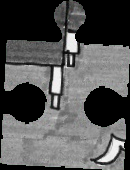
#> input picture segmented/piece_1.png, 130 x 170 px; its folder holds 4 pictures in this run
$ python ex.py   (older library calls are emulated)
#> lines starting #> are read from the running program, lines starting #| are printed output that depends on the picture; after the words box and inside, x2 and y2 are one past the last pixel; in counts of white or black regions, pixels touching at a corner belong together; long printed decimals are rounded
import copy
import cv2 as cv
import numpy as np
import math
from matplotlib import pyplot as plt #import function library which will be used
import scipy.signal


for k in [1]:
# part1 expand pieces to prepare for further processing
	pattern = cv.imread('./segmented/piece_'+str(k)+'.png')
#> pattern is the input picture: shape (170, 130, 3); mean B, G, R 83.5, 83.5, 83.4
	base = cv.imread('./segmented/piece_'+str(k)+'.png')
	rows = pattern.shape[0]
#> rows = 170
	cols = pattern.shape[1]
#> cols = 130
	pattern1=np.zeros([rows*3,cols*3,3],dtype=np.uint8)  #pattern will be turned to gray
	pattern2=np.zeros([rows*3,cols*3,3],dtype=np.uint8)  # remain colorful to be showed
	pattern3=np.zeros([rows*3,cols*3,3],dtype=np.uint8)  # finally rotate to horizontal and vertical
	pattern1[150:150+rows,150:150+cols,:]=base
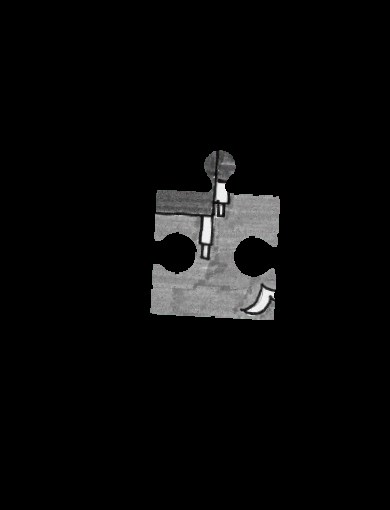
#> pattern1: shape (510, 390, 3); mean B, G, R 9.3, 9.3, 9.3
	pattern2[150:150+rows,150:150+cols,:]=base
	pattern3[150:150+rows,150:150+cols,:]=base
	# cv.imshow('',pattern1)
	# cv.waitKey(0)
	# cv.imwrite('./segmented/piece_'+'expand_'+'11'+'.png',pattern1)


	# part2 contour detect and draw out
	pattern1 = (0.3*pattern1[:,:,2] + 0.6*pattern1[:,:,1] + 0.1*pattern1[:,:,0]).astype(np.uint8)
#> pattern1: shape (510, 390)
	pattern1 = 255 * (pattern1 > 5 ).astype(np.uint8)
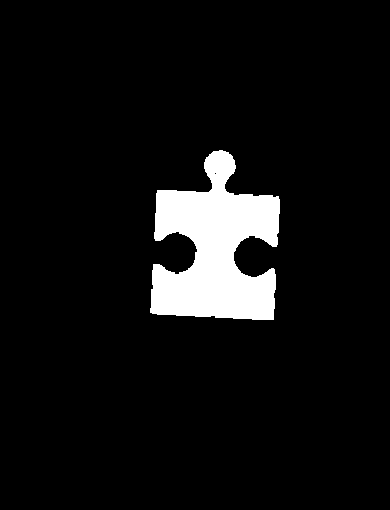
#> pattern1: shape (510, 390); 6.9% white; 1 white region
	contours_one,_ = cv.findContours(pattern1, cv.RETR_TREE,cv.CHAIN_APPROX_SIMPLE)    #contours_one store the primary contours
#> contours_one = 2 contours, 1 with area under 20; largest, box (x1, y1, x2, y2) and area: (150, 150, 280, 320) 13345
	for i in range(len(contours_one)-1,-1,-1):
		if len(contours_one[i])<10:
			contours_one.pop(i)
#> this loop made 2 passes
#> i on pass 2: 0
#> after the loop, contours_one = 1 contour; box (x1, y1, x2, y2) and area: (150, 150, 280, 320) 13345
	# # print(contours)
	gray_contour = np.ones(pattern1.shape, dtype=np.uint8)*255
	cv.drawContours(gray_contour, contours_one, -1, (0,0,0), thickness=cv.FILLED)
#> gray_contour: shape (510, 390); 93.1% white; 1 black region, box (x1, y1, x2, y2) and area: (150, 150, 280, 320) 13715
	cv.imshow('',gray_contour)
	cv.waitKey(0)


	#part3 smooth contour_one
	cnt_primary = contours_one[0]
#> cnt_primary = contour of 256 points, box (x1, y1, x2, y2) (150, 150, 280, 320), area 13345
	# print('len of cnt is{}'.format(len(cnt_one)))
	L_primary = cv.arcLength(cnt_primary,True)
#> L_primary = 805.1
	# [8 lines of commented-out code are left out]
	hull_primary = cv.convexHull(cnt_primary,returnPoints = False)
#> hull_primary = [255, 251, 208, 206, 205, 128, 126, 125, 112, 110, 108, 107, 30, 28, 2, 0]
	defects_primary = cv.convexityDefects(cnt_primary,hull_primary)
#> defects_primary = [[0, 2, 1, 210], [2, 28, 23, 7882], [28, 30, 29, 162], [30, 107, 65, 11255], [108, 110, 109, 114], [110, 112, 111, 201], [112, 125, 119, 511], [126, 128, 127, 232], [128, 205, 169, 11235], [206, 208, 207, 162], [208, 251, 226, 7856], [251, 255, 252, 162]]
	defects_primary=np.squeeze(defects_primary)
	# filter defects
	for i in range(defects_primary.shape[0]-1,-1,-1):
		s,e,f,d = defects_primary[i]
		start = tuple(cnt_primary[s][0])
		end = tuple(cnt_primary[e][0])
		far = tuple(cnt_primary[f][0])
		if d <= L_primary:
			defects_primary=np.delete(defects_primary,i,0)
			continue
		# print(d)         #to show convexity in pattern2
		cv.line(pattern2,start,end,[0,255,0],2)
		cv.circle(pattern2,far,5,[0,0,255],-1)
#> this loop made 12 passes
#> (s, e, f, d, start, end, far) on passes 1 to 12: (251, 255, 252, 162, (228, 152), (222, 150), (226, 152)), (208, 251, 226, 7856, (278, 196), (228, 152), (227, 192)), (206, 208, 207, 162, (279, 199), (278, 196), (278, 198)), (128, 205, 169, 11235, (274, 308), (279, 213), (233, 252)), (126, 128, 127, 232, (273, 319), (274, 308), (273, 309)), (112, 125, 119, 511, (157, 314), (252, 319), (214, 315)), (110, 112, 111, 201, (152, 313), (157, 314), (156, 313)), (108, 110, 109, 114, (150, 312), (152, 313), (151, 312)), (30, 107, 65, 11255, (156, 193), (150, 308), (197, 251)), (28, 30, 29, 162, (157, 190), (156, 193), (157, 192)), (2, 28, 23, 7882, (213, 151), (157, 190), (208, 192)), (0, 2, 1, 210, (219, 150), (213, 151), (218, 151))
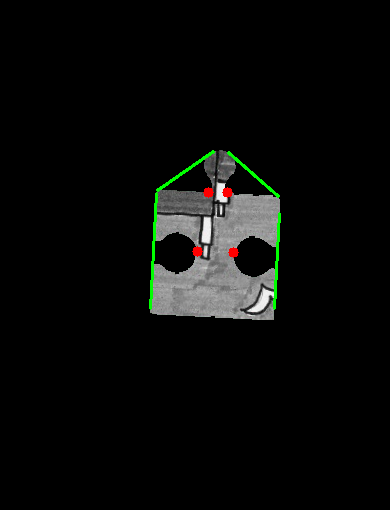
#> pattern2: shape (510, 390, 3); 0.71% of pixels changed, all inside (x1, y1, x2, y2) = (149, 150, 281, 310)
	cv.circle(pattern2,tuple(cnt_primary[0][0]),5,[0,0,255],-1)   #mark cnt[0]    # show the initial point
#> pattern2: shape (510, 390, 3); 0.04% of pixels changed, all inside (x1, y1, x2, y2) = (214, 145, 225, 156)
	# cv.imshow('pattern2',pattern2)
	# cv.waitKey(0)

	# find out which defects has formed circle in contours_primary
	num_defects_primary=len(defects_primary)
#> num_defects_primary = 4
	num_cnt_primary=len(cnt_primary)
#> num_cnt_primary = 256
	index_cnt=[]

	# For defects in first and last
	s1=defects_primary[0][0]
#> s1 = 2
	e1=defects_primary[0][1]
#> e1 = 28
	f1=defects_primary[0][2]
#> f1 = 23
	s2=defects_primary[num_defects_primary-1][0]
#> s2 = 208
	e2=s2=defects_primary[num_defects_primary-1][1]
#> e2 = 251; s2 = 251
	f2=defects_primary[num_defects_primary-1][2]
#> f2 = 226
	# tab_fin=[]
	index_firstlast=np.hstack((np.arange(0,f1-4),np.arange(f2+4,num_cnt_primary-1)))
#> index_firstlast = 44 values from 0 to 254
	# print('index_firstlast   {}'.format(index_firstlast))
	cnt_firstlast=cnt_primary[index_firstlast]
#> cnt_firstlast = contour of 44 points, box (x1, y1, x2, y2) (204, 150, 236, 185), area 754
	L = cv.arcLength(cnt_firstlast,True)
#> L = 106.8
	# print('the length of contours between two defects is :{}'.format(L))
	area = cv.contourArea(cnt_firstlast)
#> area = 753.5
	# print("the boundary area enclosed by two defects is {}".format(area))
	flag = L*L/area/(4*math.pi)
#> flag = 1.21
	print(flag)
#| 1.205
	if flag < 1.4:
		index_cnt =np.hstack(([f1,f1+3,f1+2,f1+1],[f2,f2-1,f2-2,f2-3]))
#> index_cnt = [23, 26, 25, 24, 226, 225, 224, 223]
	else:
		index_cnt=np.hstack((np.arange(0,s1),np.arange(e2-3,num_cnt_primary-1)))
	print(index_cnt)
#| [ 23  26  25  24 226 225 224 223]

	# For other defects
	for i in range(num_defects_primary-1):
		s1=defects_primary[i][0]
		e1=defects_primary[i][1]
		f1=defects_primary[i][2]
		s2=defects_primary[i+1][0]
		e2=defects_primary[i+1][1]
		f2=defects_primary[i+1][2]

		cnt_twodefects =cnt_primary[f1+4:f2-4]
		L = cv.arcLength(cnt_twodefects,True)
		# print('the length of contours between two defects is :{}'.format(L))
		area = cv.contourArea(cnt_twodefects)
		# print("the boundary area enclosed by two defects is {}".format(area))
		flag = L*L/area/(4*math.pi)
		print(flag)
		if flag < 1.4:
			index_cnt=np.hstack((index_cnt,[f1-4,f1-3,f1-2,f1-1,f1,f2,f2+1,f2+2,f2+3,f2+4]))
		else:
			index_cnt=np.hstack((index_cnt,np.arange(e1-4,s2+4)))
#> this loop made 3 passes
#> (s1, e1, f1, s2, e2, f2, L, area) on passes 1 to 3: (2, 28, 23, 30, 107, 65, 178.2, 1303), (30, 107, 65, 128, 205, 169, 375.7, 5924.5), (128, 205, 169, 208, 251, 226, 200.1, 1918.5)
#| 1.939
#| 1.896
#| 1.661
#> after the loop, index_cnt = 58 values, max 226 at index 4, min 23 at index 0, mean 119.7
	index_cnt.sort()
	# print(index_cnt)
	cnt_cut_fill=cnt_primary[index_cnt]
#> cnt_cut_fill = contour of 58 points, box (x1, y1, x2, y2) (150, 190, 280, 320), area 15062
	# print('len of cnt1 is{}'.format(len(cnt1)))

	# print('The indix of which can form tabs are as these {}'.format(tab_fin))

	# # print tht contour cut out tabs
	pattern_rectangle = np.ones(pattern1.shape, dtype=np.uint8)*0
	cv.drawContours(pattern_rectangle, [cnt_cut_fill], -1, (255,255,255), thickness=cv.FILLED)
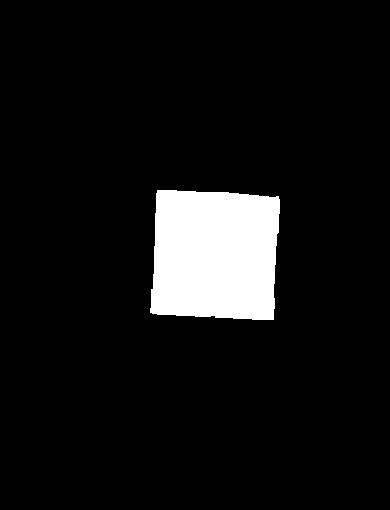
#> pattern_rectangle: shape (510, 390); 7.7% white; 1 white region
	cv.imshow('',pattern_rectangle)
	cv.waitKey(0)
	contours_rectangle,_ = cv.findContours(pattern_rectangle,cv.RETR_TREE,cv.CHAIN_APPROX_SIMPLE)
#> contours_rectangle = 1 contour; box (x1, y1, x2, y2) and area: (150, 190, 280, 320) 15064
	test=np.ones(pattern1.shape, dtype=np.uint8)*0
	cv.drawContours(test, contours_rectangle, -1, (255,255,255), thickness=cv.FILLED)
	cv.imshow('',test)
	cv.waitKey(0)

	M=cv.moments(contours_rectangle[0])
#> M = moments, m00 15063.5, centre m10/m00, m01/m00 = (214.6, 254.4)
	Cx = int(M['m10']/M['m00'])
#> Cx = 214
	Cy = int(M['m01']/M['m00'])
#> Cy = 254

	cv.circle(test,(Cx,Cy),5,[0,0,255],-1)
#> test: shape (510, 390); 7.7% white; 1 white region, box (x1, y1, x2, y2) and area: (150, 190, 280, 320) 15229
	cv.imshow('',test)
	cv.waitKey(0)

	# part3 change origin from top-left to center of mass
	M=cv.moments(contours_rectangle[0])
	Cx = int(M['m10']/M['m00'])
	Cy = int(M['m01']/M['m00'])
	for i in range(len(cnt_cut_fill)):
		cnt_cut_fill[i][0][0],cnt_cut_fill[i][0][1] =  cnt_cut_fill[i][0][1],cnt_cut_fill[i][0][0] #change from (y,x) to (x,y)
		cnt_cut_fill[i][0][0] -= Cx
		cnt_cut_fill[i][0][1] -= Cy
#> this loop made 58 passes
#> after the loop, cnt_cut_fill = contour of 58 points, box (x1, y1, x2, y2) (-24, -104, 106, 26), area 15062

	#use two new variable to store coordinates, finally coor stores the (phi,rho) and give the value to phi,rho
	coor = cnt_cut_fill
#> coor has the same summary as cnt_cut_fill
	phi=np.ones([1,len(coor)],dtype=np.float)
	rho=np.ones([1,len(coor)],dtype=np.float)
	for i in range(len(coor)):
		phi[0,i]=math.atan2(coor[i][0][1],coor[i][0][0])
		rho[0,i]=np.linalg.norm([coor[i][0][0],coor[i][0][1]])
	rho_final=rho[0]
#> rho_final = 58 values, max 142.9 at index 19, min 24 at index 46, mean 85.47
	phi_final=phi[0]
#> phi_final = 58 values, max 2.3 at index 53, min -2.36 at index 54, mean -0.472

	# show (phi) and peak of phi
	plt.plot(rho_final)
	plt.title('rho of the piece contour')
	peaks,_ =scipy.signal.find_peaks(rho_final,distance=15,height=[80,90])
#> peaks = empty array
	plt.plot(peaks,rho_final[peaks],'x')
	plt.show()
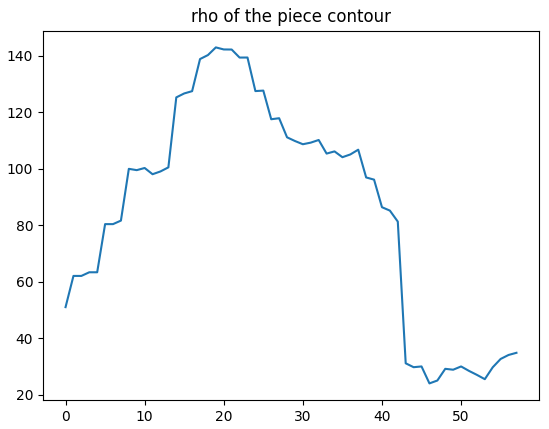
#> figure drawn by matplotlib, 1 panel; curve peaks at x = 19, y = 142.9


# [8 lines of commented-out code are left out]
